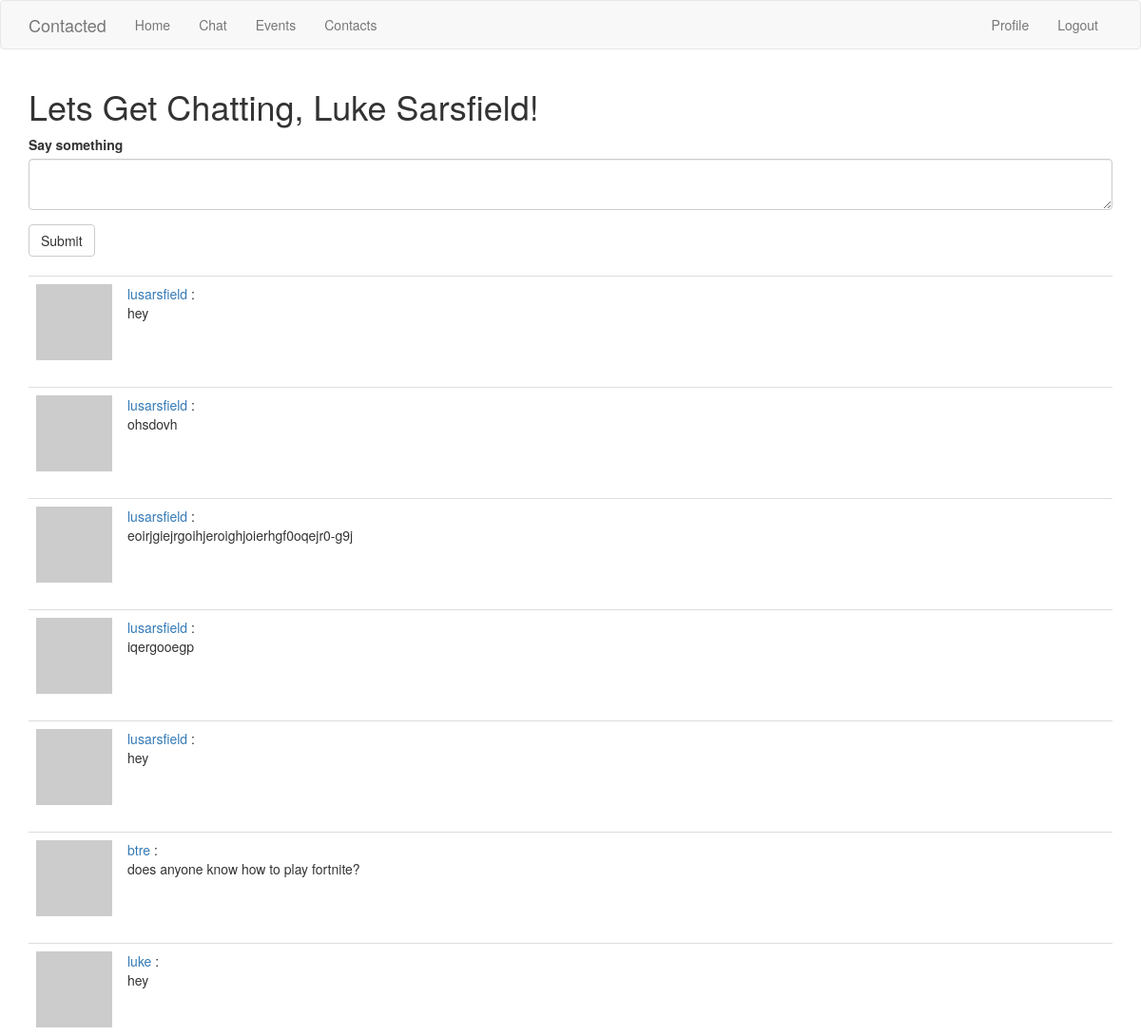
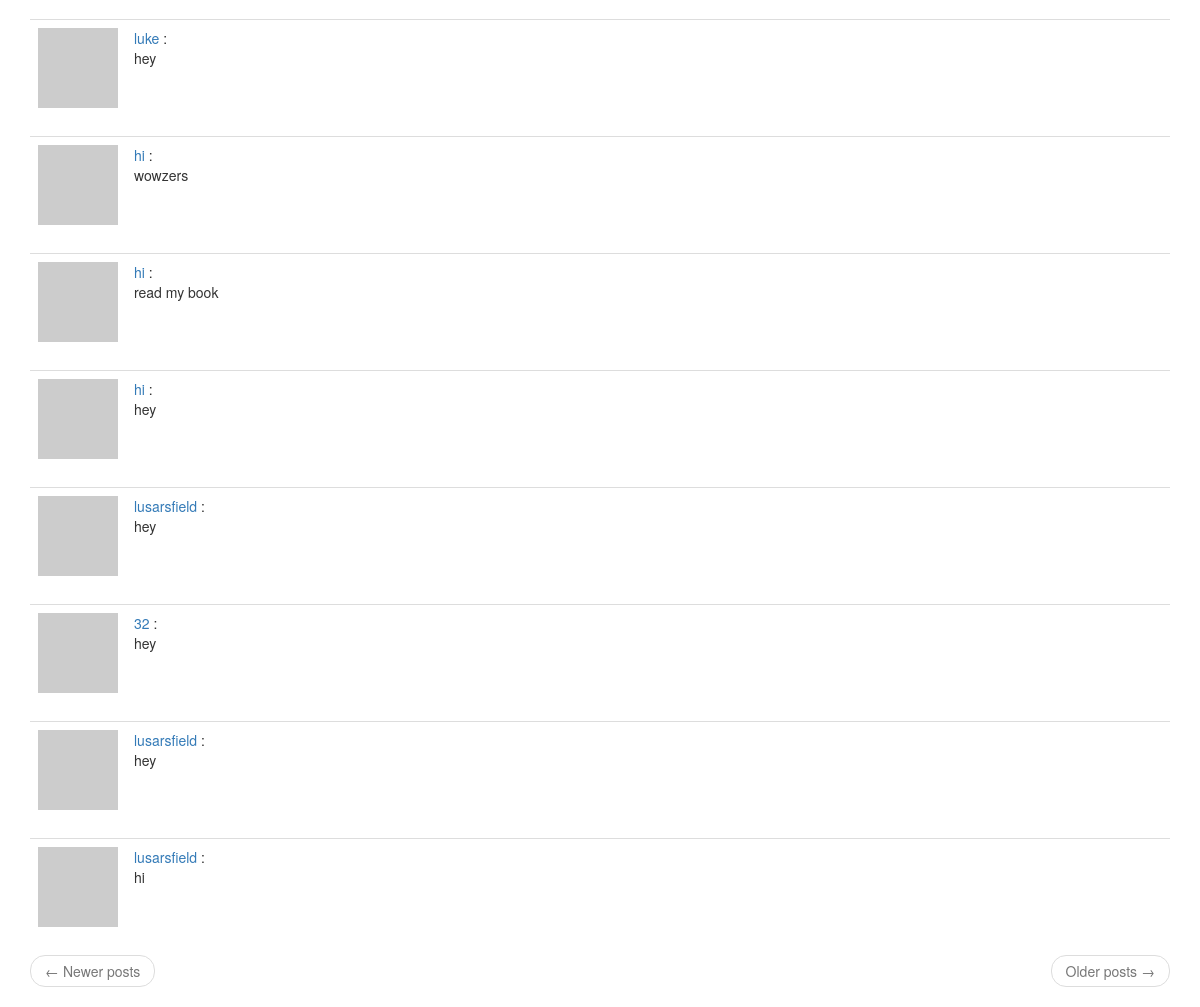
The page /chat (signed in) on the database its author committed (2 pictures, top to bottom).
### app/models.py (models this page shows, shortened)
class User(UserMixin, db.Model):
    id = db.Column(db.Integer, primary_key=True)
    username = db.Column(db.String(64), index=True, unique=True)
    email = db.Column(db.String(120), index=True, unique=True)
    password_hash = db.Column(db.String(128))
    posts = db.relationship('Post', backref='author', lazy='dynamic')
    fullname_me = db.Column(db.String(140))
    email_me = db.Column(db.String(140))
    phonenumber_me = db.Column(db.String(140))
    city_me = db.Column(db.String(140))
    jobtitle_me = db.Column(db.String(140))
    company_me = db.Column(db.String(140))
    about_me = db.Column(db.String(140))
    last_seen = db.Column(db.DateTime, default=datetime.utcnow)
    followed = db.relationship(
        'User', secondary=followers,
        primaryjoin=(followers.c.follower_id == id),
        secondaryjoin=(followers.c.followed_id == id),
        backref=db.backref('followers', lazy='dynamic'), lazy='dynamic')
    def avatar(self, size):
        digest = md5(self.email.lower().encode('utf-8')).hexdigest()
        return 'https://www.gravatar.com/avatar/{}?d=identicon&s={}'.format(
            digest, size)

class Post(db.Model):
    id = db.Column(db.Integer, primary_key=True)
    body = db.Column(db.String(140))
    timestamp = db.Column(db.DateTime, index=True, default=datetime.utcnow)
    user_id = db.Column(db.Integer, db.ForeignKey('user.id'))

### app/routes.py (the view)
@app.route('/chat', methods=['GET', 'POST'])
@login_required
def chat():
    form = PostForm()
    if form.validate_on_submit():
        post = Post(body=form.post.data, author=current_user)
        db.session.add(post)
        db.session.commit()
        flash('Your post is now live!')
        return redirect(url_for('chat'))
    page = request.args.get('page', 1, type=int)
    posts = Post.query.order_by(Post.timestamp.desc()).paginate(
        page=page, per_page=app.config['POSTS_PER_PAGE'], error_out=False)
    next_url = url_for('chat', page=posts.next_num) \
        if posts.has_next else None
    prev_url = url_for('chat', page=posts.prev_num) \
        if posts.has_prev else None
    return render_template('chat.html', title='Home', form=form,
                           posts=posts.items, next_url=next_url,
                           prev_url=prev_url)

### app/forms.py
class PostForm(FlaskForm):
    post = TextAreaField('Say something', validators=[DataRequired()])
    submit = SubmitField('Submit')

### app/models.py (called while the page is built)
@login.user_loader
def load_user(id):
    return User.query.get(int(id))

### app/routes.py (called while the page is built)
@app.before_request
def before_request():
    if current_user.is_authenticated:
        current_user.last_seen = datetime.utcnow()
        db.session.commit()

### app/templates/chat.html
{% extends "base.html" %}
{% import 'bootstrap/wtf.html' as wtf %}
{% block app_content %}
    <h1>Lets Get Chatting, {{ current_user.fullname_me}}!</h1>
    {% if form %}
    {{ wtf.quick_form(form) }}
    <br>
    {% endif %}
    {% for post in posts %}
        {% include '_post.html' %}
    {% endfor %}
    <nav aria-label="...">
        <ul class="pager">
            <li class="previous{% if not prev_url %} disabled{% endif %}">
                <a href="{{ prev_url or '#' }}">
                    <span aria-hidden="true">&larr;</span> Newer posts
                </a>
            </li>
            <li class="next{% if not next_url %} disabled{% endif %}">
                <a href="{{ next_url or '#' }}">
                    Older posts <span aria-hidden="true">&rarr;</span>
                </a>
            </li>
        </ul>
    </nav>
{% endblock %}

### app/templates/_post.html
<table class="table table-hover">
    <tr>
        <td width="70px">
            <a href="{{ url_for('user', username=post.author.username) }}">
                <img src="{{ post.author.avatar(70) }}" />
            </a>
        </td>
        <td>
            <a href="{{ url_for('user', username=post.author.username) }}">
                {{ post.author.username }}
            </a>
            :
            <br>
            {{ post.body }}
        </td>
    </tr>
</table>

### rows shown on the page
User: fullname_me "Luke Sarsfield"
Post: author.username "lusarsfield", body "hey"
Post: author.username "lusarsfield", body "ohsdovh"
Post: author.username "lusarsfield", body "eoirjgiejrgoihjeroighjoierhgf0oqejr0-g9j"
Post: author.username "lusarsfield", body "iqergooegp"
Post: author.username "lusarsfield", body "hey"
Post: author.username "btre", body "does anyone know how to play fortnite?"
Post: author.username "luke", body "hey"
Post: author.username "luke", body "hey"
Post: author.username "hi", body "wowzers"
Post: author.username "hi", body "read my book"
Post: author.username "hi", body "hey"
Post: author.username "lusarsfield", body "hey"
Post: author.username "32", body "hey"
Post: author.username "lusarsfield", body "hey"
Post: author.username "lusarsfield", body "hi"
